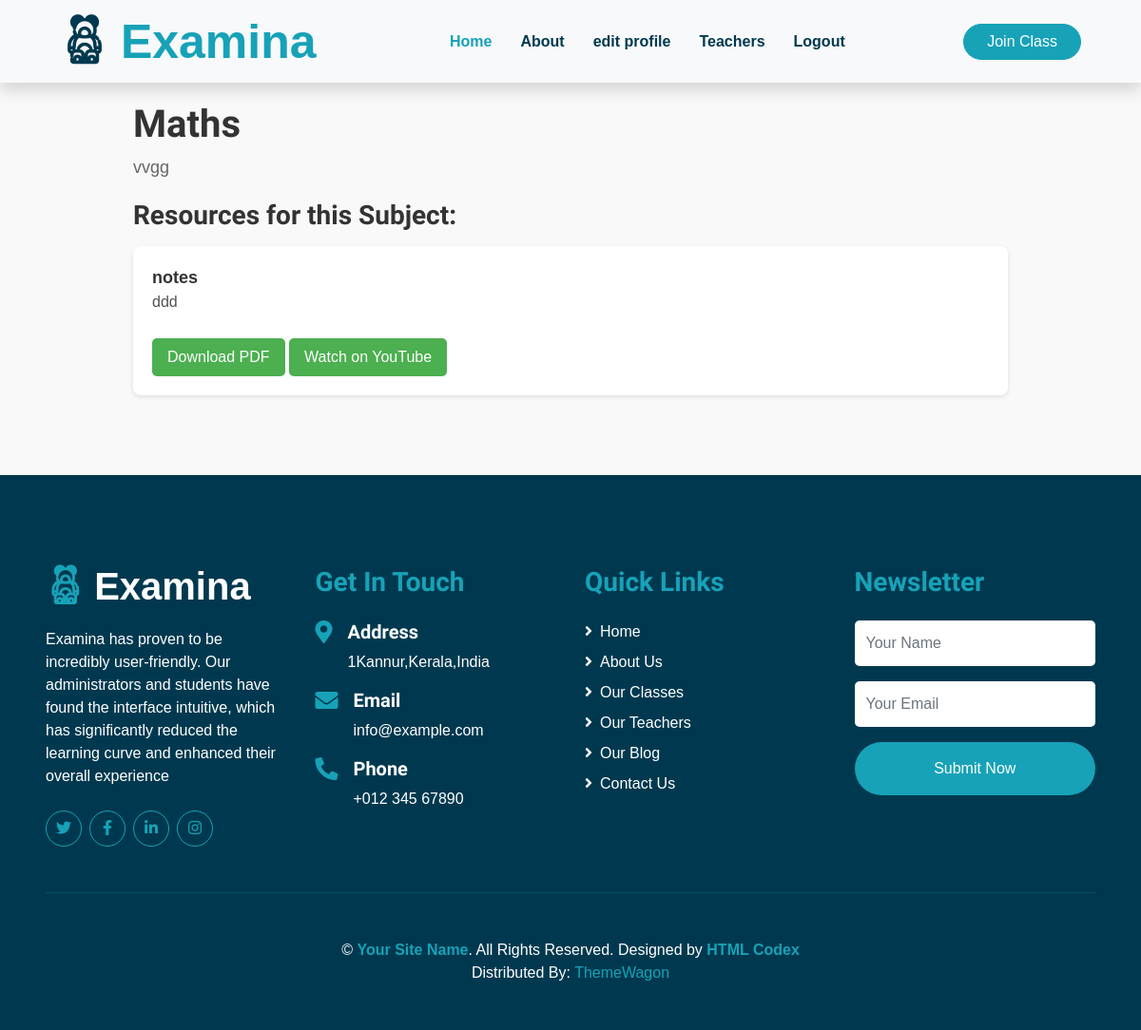
The app's page /student/subject/2/ with its own data.
### teacher/models.py (models this page shows, shortened)
class Subject(models.Model):
    name = models.CharField(max_length=100)
    description = models.TextField()
    grade = models.ForeignKey(Grade, on_delete=models.CASCADE)

class Resource(models.Model):
    subject = models.ForeignKey(Subject, on_delete=models.CASCADE)
    teacher = models.ForeignKey(User, on_delete=models.CASCADE)
    title = models.CharField(max_length=255)
    description = models.TextField(blank=True, null=True)
    file = models.FileField(upload_to='resources/', blank=True, null=True)
    youtube_link = models.URLField(blank=True, null=True)

### student/views.py (the view)
# urls.py: path('subject/<int:subject_id>/', views.subject_detail, name='subject_detail'),
def subject_detail(request, subject_id):
    subject = get_object_or_404(Subject, id=subject_id)
    resources = Resource.objects.filter(subject=subject)
    return render(request, 'student/subject_detail.html', {
        'subject': subject,
        'resources': resources})

### templates/student/subject_detail.html (shortened to what this page needs)
{% extends 'student/student_base.html' %}
{% load static %}
{% block content %}
<!DOCTYPE html>
<html lang="en">
<head>
</head>
<body>
<div class="container">
    <h1>{{ subject.name }}</h1>
    <p class="subject-description">{{ subject.description }}</p>
    <h3>Resources for this Subject:</h3>
    <ul class="resource-list">
        {% for resource in resources %}
            <li class="resource-item">
                <strong>{{ resource.title }}</strong>
                <p>{{ resource.description }}</p>
                {% if resource.file %}
                    <a href="{{ resource.file.url }}" target="_blank">Download PDF</a>
                {% endif %}
                {% if resource.youtube_link %}
                    <a href="{{ resource.youtube_link }}" target="_blank" class="youtube-link">Watch on YouTube</a>
                {% endif %}
            </li>
        {% endfor %}
    </ul>
</div>
</body>
</html>
{% endblock %}

### templates/student/subject_detail.html (style rules this page uses)
body { font-family: Arial, sans-serif; background-color: #f9f9f9; margin: 0; padding: 0; }
.container { width: 80%; margin: 0 auto; padding: 20px; }
h1, h3 { color: #333; }
.subject-description { font-size: 18px; color: #666; margin-bottom: 20px; }
.resource-list { list-style-type: none; padding: 0; }
.resource-item { background: #fff; padding: 20px; margin: 15px 0; border-radius: 8px; box-shadow: 0 2px 5px rgba(0, 0, 0, 0.1); }
.resource-item strong { font-size: 18px; color: #333; }
.resource-item p { font-size: 16px; color: #555; }
.resource-item a { display: inline-block; padding: 8px 16px; margin-top: 10px; color: white; background-color: #4CAF50; border-radius: 5px; text-decoration: none; }
.youtube-link { background-color: #FF0000; }

### records on screen
Subject: name "Maths", description "vvgg"
Resource: title "notes", description "ddd"
